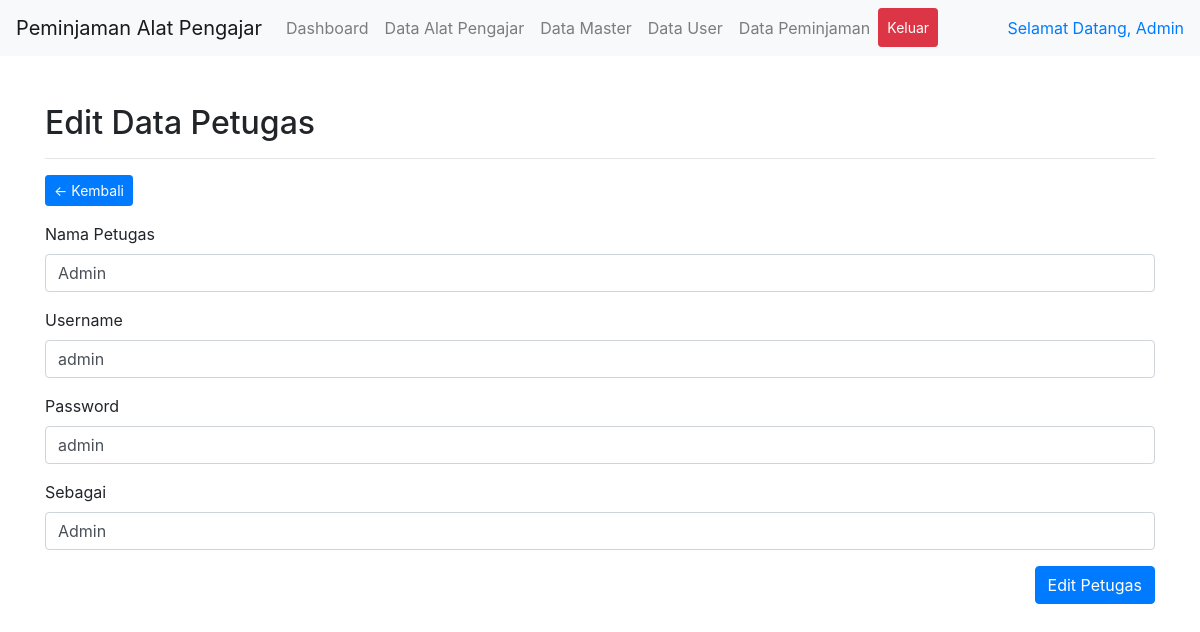
Screenshot of /admin/data-petugas.php?p=edit-petugas&id=1 (signed in) with the database file from the repository.
### tables this page shows
CREATE TABLE `users` (
  `id_user` int(11) NOT NULL,
  `nama` varchar(50) NOT NULL,
  `username` varchar(30) NOT NULL,
  `password` varchar(100) NOT NULL,
  `id_level` enum('1','2','3') NOT NULL
);

### admin/includes/edit-petugas.php (the view, shortened to what this page needs)
<div class="container mt-5">
  <h2>Edit Data Petugas</h2>
  <hr>
  <a href="data-petugas.php" class="btn btn-primary btn-sm float-left">← Kembali</a>
  <div class="clearfix"></div>
  <?php
  $petugas = $conn->query("SELECT * FROM users WHERE id_user = '".$_GET['id']."'");
  $data = $petugas->fetch_assoc();
  $data['id_level'] == 1 ? $sebagai = "Admin" : $sebagai = "Petugas";
  ?>
  <form action="proses/proses-ubah-petugas.php" method="POST" class="mt-3" autocomplete="off">
    <div class="form-group">
      <label for="nama">Nama Petugas</label>
      <input type="text" name="nama" value="<?= $data['nama'] ?>" class="form-control" autofocus required>
    </div>
    <div class="form-group">
      <label for="username">Username</label>
      <input type="text" name="username" value="<?= $data['username'] ?>" class="form-control" autofocus required>
    </div>
    <div class="form-group">
      <label for="password">Password</label>
      <input type="text" name="password" value="<?= $data['password'] ?>" class="form-control" required>
    </div>
    <div class="form-group">
      <label for="sebagai">Sebagai</label>
      <input type="text" name="sebagai" value="<?= $sebagai ?>" class="form-control" required>
    </div>
    <button type="submit" class="btn btn-primary float-right">Edit Petugas</button>
  </form>
</div>

### rows the page displays
users: nama "Admin", username "admin", password "admin"

### other values shown
$_SESSION['name'] "Admin"
